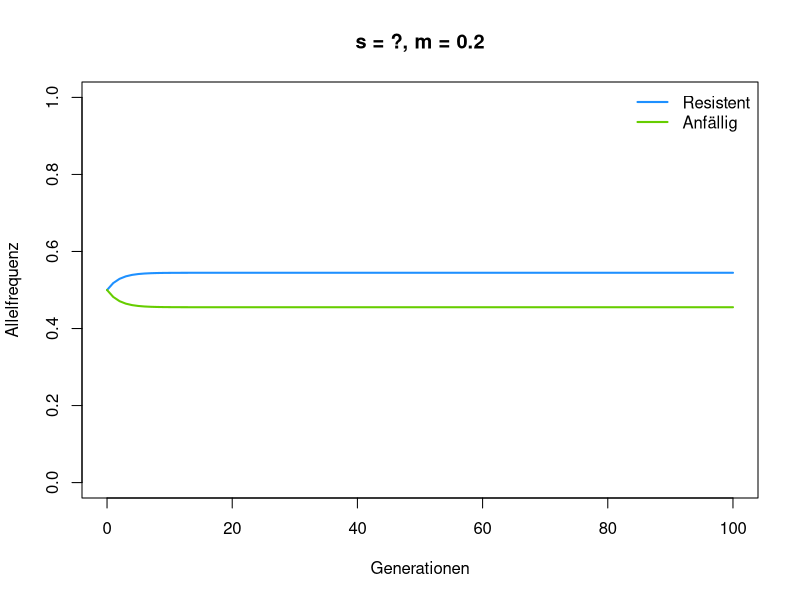
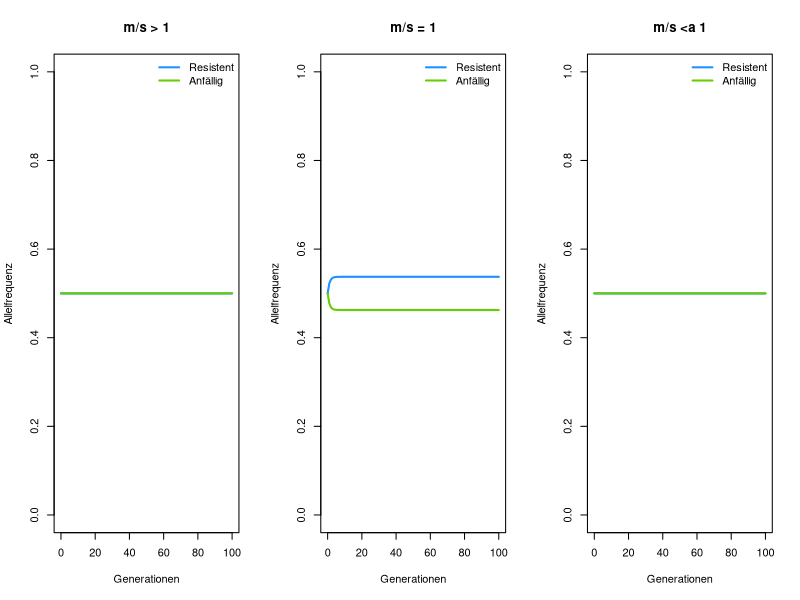
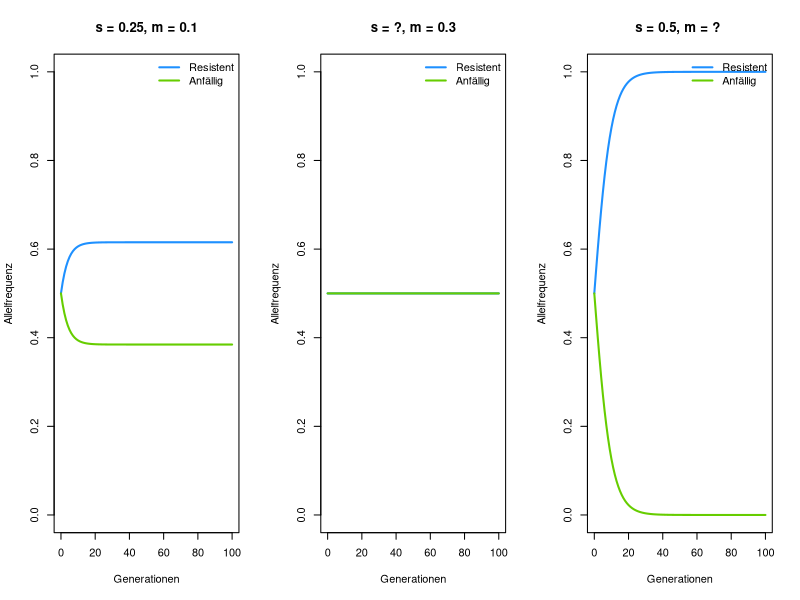

R code for these plots, in order:
## ---- chunk 1
# Selektion; Berechnung der mittleren Fitness
selektionsschritt <- function(p, # Proportion des gefragten Alleles
                              w) # Fitness der verschiedenen Genotypen (Vektor mit drei Einträgen)
  {
  
  q <- 1-p # Proportion des anderen Alleles
  
  w_quer <- p^2*w[1] + 2*p*q*w[2] + q^2*w[3]
  
  p_sel <- (p^2*w[1] + p*q*w[2] )/ w_quer
  
  return(p_sel)
}

# Simulation eines Generationschritts, Selektion gefolgt von Migration
eine_generation <- function(p, # Frequenz des Resistenz-Alleles
                            s, # Selektionskoeffizient
                            m) # Migration
  {
  
  q <- 1 - p # Proportion der anfälligen Moskitos
  
  # Selektion
  p_sel <- selektionsschritt(p, c(1 + s, 1 + s/2, 1))
  q_sel <- selektionsschritt(q, c(1, 1 + s/2, 1 + s))
  
  # Migration
  p_mig <- (1 - m) * p_sel + m * q
  q_mig <- (1 - m) * q_sel + m * p
  
  return(c(p_mig, q_mig))

}

## ---- chunk 2

eine_generation(p = 0.5,
                s = 0.2,
                m = 0.2)

## ---- chunk 3
# Simulation mehrerer Generationen
simulateLA <- function(p_0, # Anfangsfrequenz
                       s, # Selektionskoeffizient
                       m, # Migration
                       generationen = 100) # Anzahl Generationen; Annahme = 100
  {
  
  p <- q <- numeric(generationen + 1) # Vorbereiten von leeren Vektoren (von 0 bis zur maximalen Generationen Zahl)
  
  # Anfangsfrequenzen
  p[1] <- p_0
  q[1] <- 1- p_0 
  
  for (t in seq_len(generationen)) { # Wiederholen der Zeitschritte
    
    new_freq <- eine_generation(p[t], s, m)
    p[t + 1] <- new_freq[1]
    q[t + 1] <- new_freq[2]
  }
  
  data.frame(generation = 0:generationen, 
             p = p, 
             q = q)
}

## ---- chunk 4

test_df <- simulateLA(p_0 = 0.5,
                     s = 0.2, # Bitte ändern
                     m = 0.2)

plot(x = test_df$generation,
     y = test_df$p,
     type = "l", lwd = 2, col = "dodgerblue",
     xlab = "Generationen",
     ylab = "Allelfrequenz",
     ylim = c(0,1),
     main = "s = ?, m = 0.2")
lines(x = test_df$generation,
     y = test_df$q, 
     type = "l", lwd = 2, col = "chartreuse3")
legend("topright", c("Resistent", "Anfällig"),
       col = c("dodgerblue", "chartreuse3"),
       lwd = 2, bty = "n")

## ---- chunk 5

# m/s grösser 1
ms_gr_1 <- simulateLA(p_0 = 0.5,
                     s = 0, # Bitte ändern
                     m = 0) # Bitte ändern

# m/s gleich 1
ms_gl_1 <- simulateLA(p_0 = 0.5,
                     s = 0.3,
                     m = 0.3)

# m/s kleiner 1
ms_kl_1 <- simulateLA(p_0 = 0.5,
                     s = 0, # Bitte ändern
                     m = 0) # Bitte ändern

par(mfrow = c(1, 3))
plot(x = ms_gr_1$generation,
     y = ms_gr_1$p,
     type = "l", lwd = 2, col = "dodgerblue",
     xlab = "Generationen",
     ylab = "Allelfrequenz",
     ylim = c(0,1),
     main = "m/s > 1")
lines(x = ms_gr_1$generation,
     y = ms_gr_1$q, 
     type = "l", lwd = 2, col = "chartreuse3")
legend("topright", c("Resistent", "Anfällig"),
       col = c("dodgerblue", "chartreuse3"),
       lwd = 2, bty = "n")

plot(x = ms_gl_1$generation,
     y = ms_gl_1$p,
     type = "l", lwd = 2, col = "dodgerblue",
     xlab = "Generationen",
     ylab = "Allelfrequenz",
     ylim = c(0,1),
     main = "m/s = 1")
lines(x = ms_gl_1$generation,
     y = ms_gl_1$q, 
     type = "l", lwd = 2, col = "chartreuse3")
legend("topright", c("Resistent", "Anfällig"),
       col = c("dodgerblue", "chartreuse3"),
       lwd = 2, bty = "n")

plot(x = ms_kl_1$generation,
     y = ms_kl_1$p,
     type = "l", lwd = 2, col = "dodgerblue",
     xlab = "Generationen",
     ylab = "Allelfrequenz",
     ylim = c(0,1),
     main = "m/s <a 1")
lines(x = ms_kl_1$generation,
     y = ms_kl_1$q, 
     type = "l", lwd = 2, col = "chartreuse3")
legend("topright", c("Resistent", "Anfällig"),
       col = c("dodgerblue", "chartreuse3"),
       lwd = 2, bty = "n")

## ---- chunk 6

ref <- simulateLA(p_0 = 0.5,
                     s = 0.25,
                     m = 0.1)

test1 <- simulateLA(p_0 = 0.5,
                     s = 0.0, # Bitte ändern
                     m = 0.3)

test2 <- simulateLA(p_0 = 0.5,
                     s = 0.5,
                     m = 0.0) # Bitte ändern

par(mfrow = c(1, 3))
plot(x = ref$generation,
     y = ref$p,
     type = "l", lwd = 2, col = "dodgerblue",
     xlab = "Generationen",
     ylab = "Allelfrequenz",
     ylim = c(0,1),
     main = "s = 0.25, m = 0.1")
lines(x = ref$generation,
     y = ref$q, 
     type = "l", lwd = 2, col = "chartreuse3")
legend("topright", c("Resistent", "Anfällig"),
       col = c("dodgerblue", "chartreuse3"),
       lwd = 2, bty = "n")

plot(x = test1$generation,
     y = test1$p,
     type = "l", lwd = 2, col = "dodgerblue",
     xlab = "Generationen",
     ylab = "Allelfrequenz",
     ylim = c(0,1),
     main = "s = ?, m = 0.3")
lines(x = test1$generation,
     y = test1$q, 
     type = "l", lwd = 2, col = "chartreuse3")
legend("topright", c("Resistent", "Anfällig"),
       col = c("dodgerblue", "chartreuse3"),
       lwd = 2, bty = "n")

plot(x = test2$generation,
     y = test2$p,
     type = "l", lwd = 2, col = "dodgerblue",
     xlab = "Generationen",
     ylab = "Allelfrequenz",
     ylim = c(0,1),
     main = "s = 0.5, m = ? ")
lines(x = test2$generation,
     y = test2$q, 
     type = "l", lwd = 2, col = "chartreuse3")
legend("topright", c("Resistent", "Anfällig"),
       col = c("dodgerblue", "chartreuse3"),
       lwd = 2, bty = "n")
